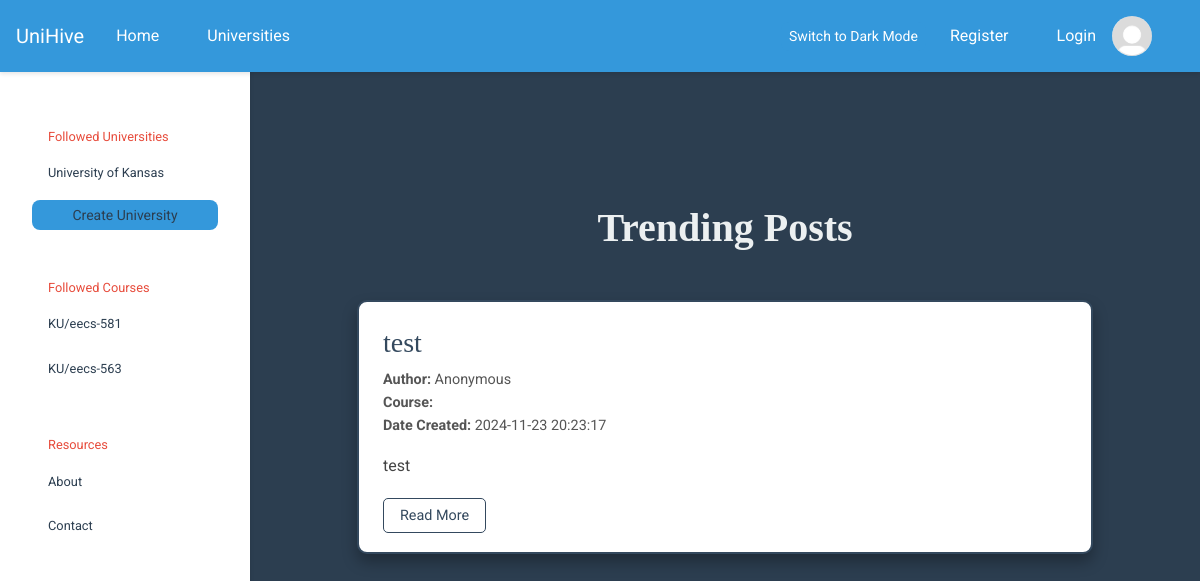
The app's page /, older data.
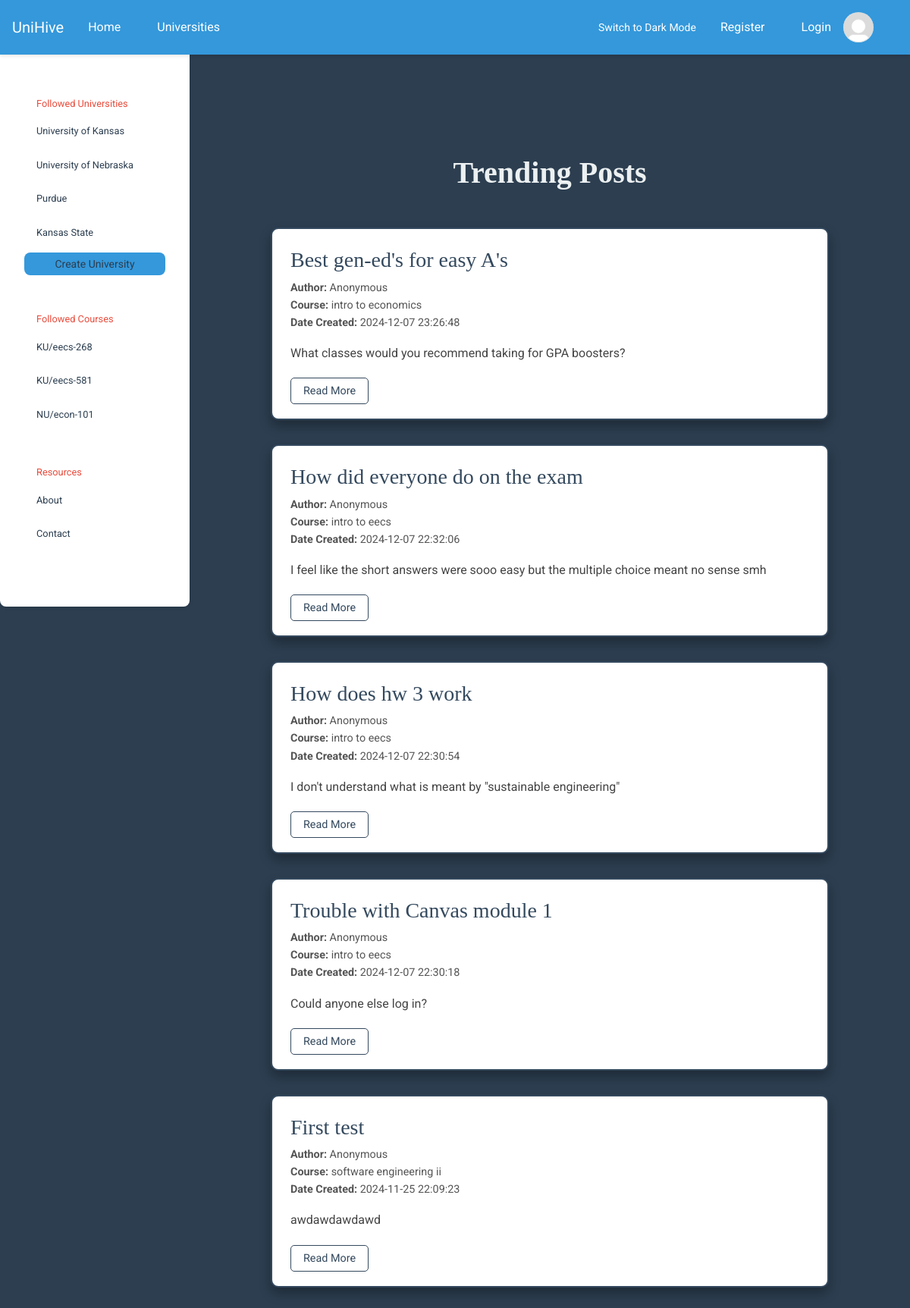
The same page, newer data.
### tables this page shows
CREATE TABLE universities (
            id          INTEGER PRIMARY KEY,
            created     TIMESTAMP DEFAULT CURRENT_TIMESTAMP NOT NULL,
            name        VARCHAR UNIQUE NOT NULL,
            acronym     VARCHAR UNIQUE,
            description VARCHAR,
            logo        VARCHAR
        );

CREATE TABLE courses (
            id            INTEGER PRIMARY KEY AUTOINCREMENT,
            created       TIMESTAMP DEFAULT CURRENT_TIMESTAMP NOT NULL,
            name          VARCHAR NOT NULL,
            description   VARCHAR,
            course_number VARCHAR,
            department    INTEGER,
            hours         INTEGER,
            university    INTEGER NOT NULL,
            popularity_score INTEGER DEFAULT 0 
        );

CREATE TABLE posts (
            id          INTEGER PRIMARY KEY,
            created     TIMESTAMP DEFAULT CURRENT_TIMESTAMP NOT NULL,
            title       VARCHAR NOT NULL,
            content     VARCHAR NOT NULL,
            author      INTEGER NOT NULL,
            author_id   INTEGER NOT NULL, 
            course      INTEGER NOT NULL,
            likes       INTEGER DEFAULT 0,
            dislikes    INTEGER DEFAULT 0,
            reply_count INTEGER DEFAULT 0,
            is_reply    BOOL DEFAULT FALSE,
            parent      INTEGER DEFAULT NULL
        );

### main.py (the view)
@app.route("/")
def home():
    posts = [Post(*params) for params in query(
        """
        SELECT id, created, title, content, author, course FROM posts
        ORDER BY created DESC;
        """
    )]
    return render_template('home.html', posts=posts)

### course.py (called while the page is built)
    @staticmethod
    def get_course_by_id(id: int):
        params = query(
            f"SELECT {COURSE_PARAMS} FROM courses WHERE id = ?",
            (id,),
            count = 1
        )
        if not params: return None # Course not found
        return Course(*params)     # Construct course object

### db.py (called while the page is built)
def query(query: str, parameters: tuple = tuple(), *, count: int = None):
    try:
        cursor = connection.cursor()               # Create a database cursor
        result = cursor.execute(query, parameters) # Execute the query safely
        connection.commit()                        # Commit the changes to DB
        if count is None:                  # If the count was not set
            return result.fetchall()       # Fetch every row in query
        if count == 1:                     # If the count was set one
            return result.fetchone()       # Fetch a single query row
        else:                              # If count was other value
            return result.fetchmany(count) # Fetch desired row amount
    except sqlite3.Error as e:
        print("[QUERY ERROR]", e)
        return False
    finally:
        cursor.close()

### templates/home.html (shortened to what this page needs)
{% extends 'base.html' %}
{% block content_main %}
<div class="container">
    <h1 class="text-center mb-5">Trending Posts</h1>
    <div id="posts">
        {% if posts %}
            {% for post in posts %}
                <div class="post">
                    <h2>{{ post.title }}</h2>
                    <div class="meta">
                        <span><strong>Author:</strong> {{ post.author.name if post.author else "Anonymous" }}</span>
                        <span><strong>Course:</strong> {{ post.course.name }}</span>
                        <span><strong>Date Created:</strong> {{ post.created }}</span>
                    </div>
                    <div class="content-preview">
                        {{ post.content[:300] }}{% if post.content|length > 300 %}...{% endif %}
                    </div>
                    <div class="text-end">
                        <a href="#" class="btn-outline-primary">Read More</a>
                    </div>
                </div>
            {% endfor %}
        {% else %}
            <p class="text-center">No posts available. Start a discussion!</p>
        {% endif %}
    </div>
</div>
{% endblock %}

### templates/base.html (shortened to what this page needs)
<!doctype html>
<html lang="en">
  <head>
    <link
      rel="stylesheet"
      href="https://cdn.jsdelivr.net/npm/bootstrap@4.0.0/dist/css/bootstrap.min.css"
    />
    <link rel="stylesheet" href="{{url_for('static', filename='main.css')}}" />
  </head>
  <body>
    <nav class="navbar navbar-expand-lg navbar-custom fixed-top">
      <div class="container-fluid">
        <div class="d-flex align-items-center">
          <a class="navbar-brand" href="/">UniHive</a>
          <div class="collapse navbar-collapse" id="navbarNavDropdown">
            <ul class="navbar-nav">
              <li class="nav-item">
                <a class="nav-link" href="{{ url_for('home') }}">Home</a>
              </li>
              <li class="nav-item">
                <a class="nav-link" href="#">Universities</a>
              </li>
            </ul>
          </div>
        </div>
        <div class="d-flex align-items-center">
          <button id="theme-toggle" class="btn btn-outline-light btn-sm me-2">
          </button>
          {% if SESSION.current_user_id %}
          <span class="text-light mr-3"
            >Logged in, {{ USERS[SESSION.current_user_id].username }}</span
          >
          <a
            href="{{ url_for('profile') }}"
            class="btn btn-outline-light btn-sm me-2"
            >Profile</a
          >
          <a
            href="{{ url_for('logout') }}"
            class="btn btn-outline-light btn-sm me-2"
            >Logout</a
          >
          <img
            src="{{ url_for('static', filename='profile_pic.jpg') }}"
            class="rounded-circle profile-img"
            alt="Profile"
          />
          {% else %}
          <a class="nav-link" href="{{ url_for('register') }}">Register</a>
          <a
            class="nav-link d-flex align-items-center gap-2"
            href="{{ url_for('login') }}"
          >
            <span>Login</span>
            <img
              src="{{ url_for('static', filename='profile_pic.jpg') }}"
              class="rounded-circle profile-img"
              alt="Default Profile"
            />
          </a>
          {% endif %}
        </div>
      </div>
    </nav>
    <div class="sidebar">
      <div class="sidebar-header">Followed Universities</div>
      {% for followed_university in
      USERS[SESSION.current_user_id].followed_universities %}
      <a
        href="{{url_for('university', university_acro=followed_university.acronym)}}"
        >{{followed_university.name}}</a
      >
      {% endfor %} {% block sidebar_content %} {% endblock %}
      <a
        href="{{url_for('create_university')}}"
        class="btn navbar-toggler btn-sm text-center"
        role="button"
        aria-disabled="true"
        >Create University</a
      >
      <div class="sidebar-header">Followed Courses</div>
      {% for followed_course in USERS[SESSION.current_user_id].followed_courses
      %}
      <a
        href="{{url_for('course', university_acro=followed_course.university.acronym, course=followed_course.name_combined)}}"
        >{{followed_course.university.acronym}}/{{followed_course.name_combined}}</a
      >
      {% endfor %}
      <div class="sidebar-header">Resources</div>
      <a href="#">About</a>
      <a href="#">Contact</a>
    </div>
    <div class="content">
      <div class="container">
        {% block content_main %} {% endblock %}
      </div>
    </div>
  </body>
</html>

Row changes from the older to the newer data that the page shows:
now on this page (row edited): universities: name "University of Nebraska"
added universities: name "Purdue"
added universities: name "Kansas State"
changed courses (number 1 of 3 on the later page): name_combined "eecs-563" → "eecs-268"; moves up the list
added courses: university.acronym "NU", name_combined "econ-101"
added posts: title "Best gen-ed's for easy A's", author "Anonymous", course.name "intro to economics", created "2024-12-07 23:26:48", content "What classes would you recommend taking for GPA boosters?"
added posts: title "How did everyone do on the exam", author "Anonymous", course.name "intro to eecs", created "2024-12-07 22:32:06", content "I feel like the short answers were sooo easy but the multiple choice meant no sense smh"
added posts: title "How does hw 3 work", author "Anonymous", course.name "intro to eecs", created "2024-12-07 22:30:54", content "I don't understand what is meant by \"sustainable engineering\""
added posts: title "Trouble with Canvas module 1", author "Anonymous", course.name "intro to eecs", created "2024-12-07 22:30:18", content "Could anyone else log in?"
changed posts: title "test" → "First test"; course.name (not shown) → "software engineering ii"; created "2024-11-23 20:23:17" → "2024-11-25 22:09:23"; content "test" → "awdawdawdawd"
